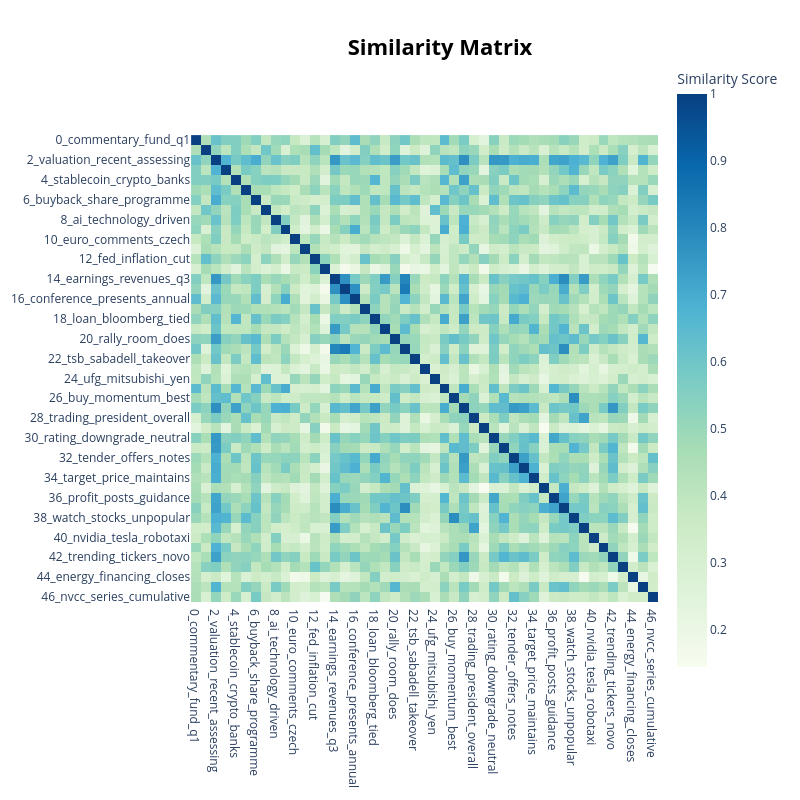

Notebook source saved alongside this figure:
### Code cell
fig = topic_model.visualize_heatmap()
fig.show()

### Figure 1 — Plotly figure (JSON) as saved in the notebook; plotly's stock layout.template omitted (floating-point values rounded to 4 significant figures; data arrays with more than 128 entries replaced by an {"elided": "..."} marker saying what was removed)
{"data": [{"coloraxis": "coloraxis", "hovertemplate": "x: %{x}<br>y: %{y}<br>Similarity Score: %{z}<extra></extra>", "name": "0", "type": "heatmap", "x": ["0_commentary_fund_q1", "1_china_chinese_gold", "2_valuation_recent_assessing", "3_dividend_portfolio_yield", "4_stablecoin_crypto_banks", "5_update_afternoon_sector", "6_buyback_share_programme", "7_japan_japanese_megabanks", "8_ai_technology_driven", "9_appoints_director_hires", "10_euro_comments_czech", "11_equities_receipts_american", "12_fed_inflation_cut", "13_oil_opec_prices", "14_earnings_revenues_q3", "15_transcript_earnings_2025", "16_conference_presents_annual", "17_canada_canadian_survey", "18_loan_bloomberg_tied", "19_estimate_sales_eps", "20_rally_room_does", "21_presentation_results_ear...", "22_tsb_sabadell_takeover", "23_notice_stab_stabilization", "24_ufg_mitsubishi_yen", "25_jefferies_expand_team", "26_buy_momentum_best", "27_suisse_zero_net", "28_trading_president_overall", "29_mortgage_lenders_rates", "30_rating_downgrade_neutral", "31_value_better_vs", "32_tender_offers_notes", "33_reiterates_receipt_recom...", "34_target_price_maintains", "35_scheduled_earnings_october", "36_profit_posts_guidance", "37_earnings_preview_solid", "38_watch_stocks_unpopular", "39_reported_expected_shares", "40_nvidia_tesla_robotaxi", "41_years_ago_invested", "42_trending_tickers_novo", "43_ftse_iran_100", "44_energy_financing_closes", "45_narrative_analyst_upgrades", "46_nvcc_series_cumulative"], "xaxis": "x", "y": ["0_commentary_fund_q1", "1_china_chinese_gold", "2_valuation_recent_assessing", "3_dividend_portfolio_yield", "4_stablecoin_crypto_banks", "5_update_afternoon_sector", "6_buyback_share_programme", "7_japan_japanese_megabanks", "8_ai_technology_driven", "9_appoints_director_hires", "10_euro_comments_czech", "11_equities_receipts_american", "12_fed_inflation_cut", "13_oil_opec_prices", "14_earnings_revenues_q3", "15_transcript_earnings_2025", "16_conference_presents_annual", "17_canada_canadian_survey", "18_loan_bloomberg_tied", "19_estimate_sales_eps", "20_rally_room_does", "21_presentation_results_ear...", "22_tsb_sabadell_takeover", "23_notice_stab_stabilization", "24_ufg_mitsubishi_yen", "25_jefferies_expand_team", "26_buy_momentum_best", "27_suisse_zero_net", "28_trading_president_overall", "29_mortgage_lenders_rates", "30_rating_downgrade_neutral", "31_value_better_vs", "32_tender_offers_notes", "33_reiterates_receipt_recom...", "34_target_price_maintains", "35_scheduled_earnings_october", "36_profit_posts_guidance", "37_earnings_preview_solid", "38_watch_stocks_unpopular", "39_reported_expected_shares", "40_nvidia_tesla_robotaxi", "41_years_ago_invested", "42_trending_tickers_novo", "43_ftse_iran_100", "44_energy_financing_closes", "45_narrative_analyst_upgrades", "46_nvcc_series_cumulative"], "yaxis": "y", "z": {"elided": "47x47 float values"}}], "layout": {"coloraxis": {"colorbar": {"title": {"text": "Similarity Score"}}, "colorscale": [[0, "rgb(247,252,240)"], [0.125, "rgb(224,243,219)"], [0.25, "rgb(204,235,197)"], [0.375, "rgb(168,221,181)"], [0.5, "rgb(123,204,196)"], [0.625, "rgb(78,179,211)"], [0.75, "rgb(43,140,190)"], [0.875, "rgb(8,104,172)"], [1, "rgb(8,64,129)"]]}, "height": 800, "hoverlabel": {"bgcolor": "white", "font": {"family": "Rockwell", "size": 16}}, "legend": {"title": {"text": "Trend"}}, "margin": {"t": 60}, "showlegend": true, "title": {"font": {"color": "Black", "size": 22}, "text": "<b>Similarity Matrix</b>", "x": 0.55, "xanchor": "center", "y": 0.95, "yanchor": "top"}, "width": 800, "xaxis": {"anchor": "y", "constrain": "domain", "domain": [0, 1], "scaleanchor": "y"}, "yaxis": {"anchor": "x", "autorange": "reversed", "constrain": "domain", "domain": [0, 1]}}}
